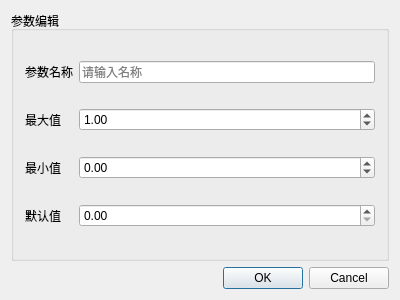
<?xml version="1.0" encoding="UTF-8"?>
<ui version="4.0">
 <class>ParamDialog</class>
 <widget class="QDialog" name="ParamDialog">
  <property name="geometry">
   <rect>
    <x>0</x>
    <y>0</y>
    <width>400</width>
    <height>300</height>
   </rect>
  </property>
  <property name="windowTitle">
   <string>参数编辑</string>
  </property>
  <property name="windowIcon">
   <iconset resource="src.qrc">
    <normaloff>:/pic/icon/LOGO.png</normaloff>:/pic/icon/LOGO.png</iconset>
  </property>
  <layout class="QGridLayout" name="gridLayout_2">
   <item row="0" column="0">
    <widget class="QGroupBox" name="groupBox">
     <property name="title">
      <string>参数编辑</string>
     </property>
     <layout class="QGridLayout" name="gridLayout">
      <item row="0" column="0">
       <widget class="QLabel" name="label">
        <property name="text">
         <string>参数名称</string>
        </property>
        <property name="buddy">
         <cstring>name</cstring>
        </property>
       </widget>
      </item>
      <item row="0" column="1">
       <widget class="QLineEdit" name="name">
        <property name="placeholderText">
         <string>请输入名称</string>
        </property>
       </widget>
      </item>
      <item row="1" column="0">
       <widget class="QLabel" name="label_2">
        <property name="text">
         <string>最大值</string>
        </property>
        <property name="buddy">
         <cstring>max</cstring>
        </property>
       </widget>
      </item>
      <item row="1" column="1">
       <widget class="QDoubleSpinBox" name="max">
        <property name="maximum">
         <double>999999999.000000000000000</double>
        </property>
        <property name="singleStep">
         <double>0.100000000000000</double>
        </property>
        <property name="value">
         <double>1.000000000000000</double>
        </property>
       </widget>
      </item>
      <item row="2" column="0">
       <widget class="QLabel" name="label_3">
        <property name="text">
         <string>最小值</string>
        </property>
        <property name="buddy">
         <cstring>min</cstring>
        </property>
       </widget>
      </item>
      <item row="2" column="1">
       <widget class="QDoubleSpinBox" name="min">
        <property name="minimum">
         <double>-999999999.000000000000000</double>
        </property>
        <property name="maximum">
         <double>1.000000000000000</double>
        </property>
        <property name="singleStep">
         <double>0.100000000000000</double>
        </property>
       </widget>
      </item>
      <item row="3" column="0">
       <widget class="QLabel" name="label_4">
        <property name="text">
         <string>默认值</string>
        </property>
        <property name="buddy">
         <cstring>def</cstring>
        </property>
       </widget>
      </item>
      <item row="3" column="1">
       <widget class="QDoubleSpinBox" name="def">
        <property name="maximum">
         <double>1.000000000000000</double>
        </property>
        <property name="singleStep">
         <double>0.100000000000000</double>
        </property>
       </widget>
      </item>
     </layout>
    </widget>
   </item>
   <item row="1" column="0">
    <widget class="QDialogButtonBox" name="buttonBox">
     <property name="standardButtons">
      <set>QDialogButtonBox::Cancel|QDialogButtonBox::Ok</set>
     </property>
    </widget>
   </item>
  </layout>
 </widget>
 <layoutdefault spacing="6" margin="11"/>
 <resources>
  <include location="src.qrc"/>
 </resources>
 <connections/>
</ui>
